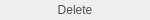
<?xml version="1.0" encoding="UTF-8"?>
<ui version="4.0">
 <class>Dialog</class>
 <widget class="QDialog" name="Dialog">
  <property name="geometry">
   <rect>
    <x>0</x>
    <y>0</y>
    <width>150</width>
    <height>20</height>
   </rect>
  </property>
  <property name="windowTitle">
   <string>Dialog</string>
  </property>
  <widget class="QLabel" name="settings">
   <property name="geometry">
    <rect>
     <x>0</x>
     <y>0</y>
     <width>150</width>
     <height>20</height>
    </rect>
   </property>
   <property name="cursor">
    <cursorShape>PointingHandCursor</cursorShape>
   </property>
   <property name="styleSheet">
    <string notr="true">#settings{
color : rgb(80, 80, 80);
}
#settings:hover {
background-color : rgb(235,220,178, 40);
}</string>
   </property>
   <property name="text">
    <string>Delete</string>
   </property>
   <property name="alignment">
    <set>Qt::AlignCenter</set>
   </property>
   <property name="indent">
    <number>30</number>
   </property>
  </widget>
 </widget>
 <resources/>
 <connections/>
</ui>
